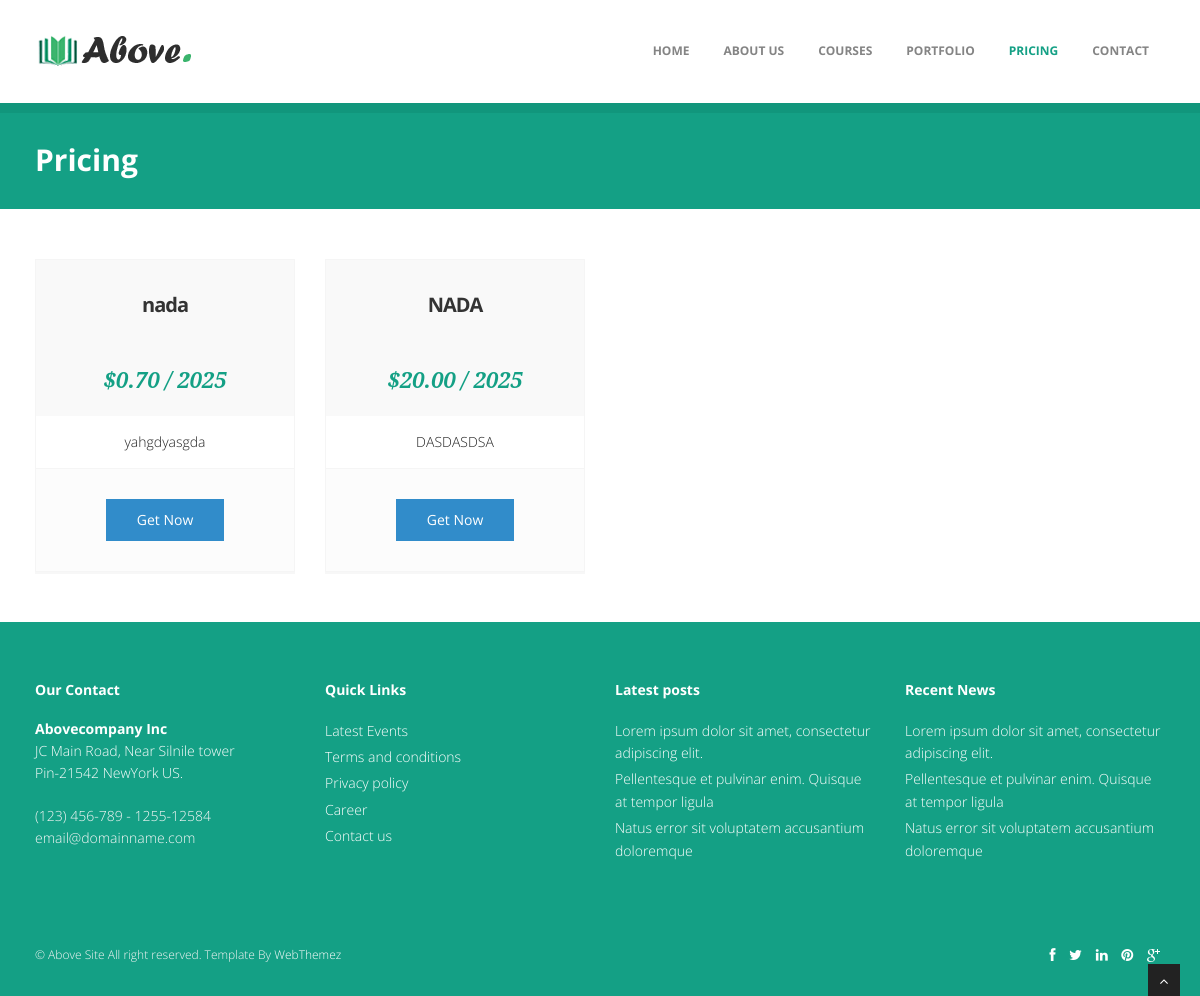
/pricing/, run on an earlier commit of the app's database.
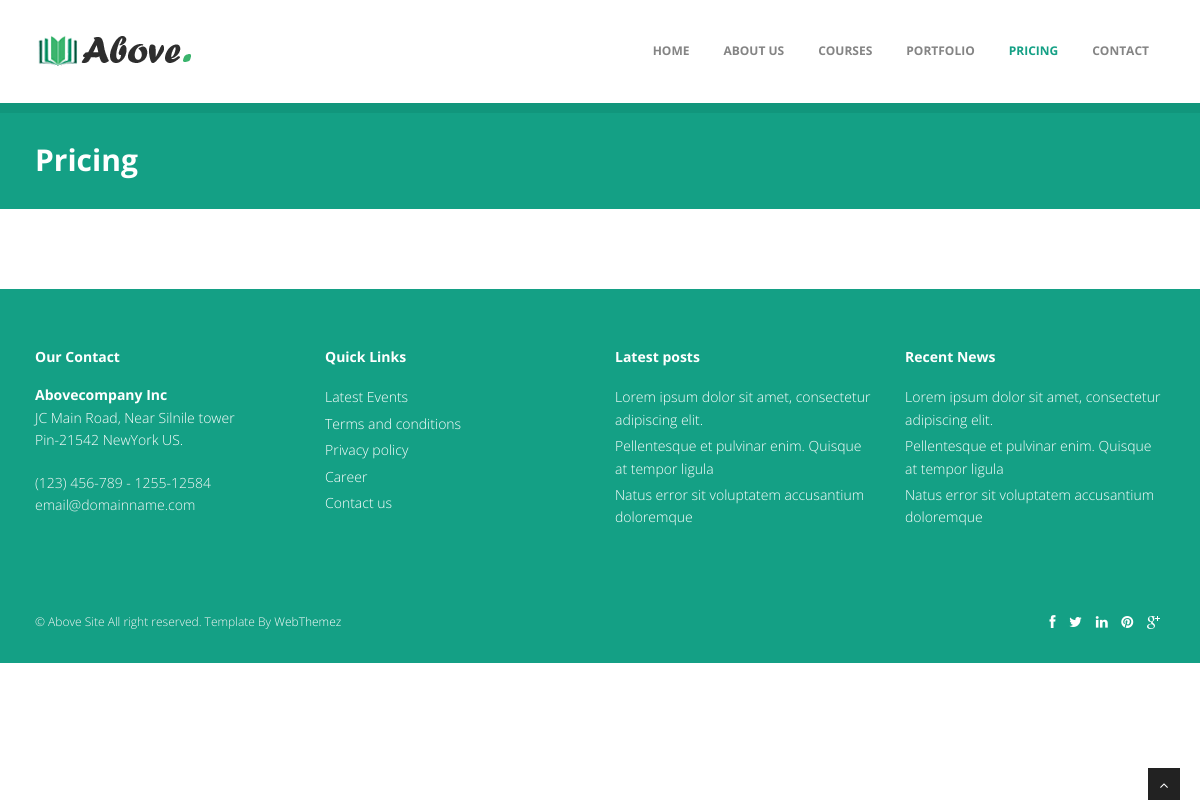
And on a later commit of the database.
### pricing/models.py (models this page shows, shortened)
class PricingPlan(models.Model):
    name = models.CharField(max_length=100)
    price = models.DecimalField(max_digits=10, decimal_places=2)
    duration = models.CharField(max_length=20, default='Year')  # Monthly, Yearly, etc.
    features = models.TextField()  # Store as comma-separated values or use JSONField for better structure
    is_featured = models.BooleanField(default=False)
    def get_features(self):
        return self.features.split(',')

### pricing/views.py (the view)
# urls.py: path('', views.pricing, name='pricing'),
def pricing(request):
    plans = PricingPlan.objects.all()
    discount_dict = {
        discount.plan.id: discount.apply_discount()
        for discount in Discount.objects.filter(active=True, start_date__lte=date.today(), end_date__gte=date.today())
    }
    for plan in plans:
        if plan.id in discount_dict:
            plan.discounted_price = discount_dict[plan.id]
        else:
            plan.discounted_price = Decimal(plan.price)
    context = {
        'plans': plans,
    }
    return render(request, 'pricing/pricing.html', context)

### pricing/templates/pricing/pricing.html (shortened to what this page needs)
{% extends 'base.html' %}
{% load static %}
{% block body %}
<section id="inner-headline">
    <div class="container">
        <div class="row">
            <div class="col-lg-12">
                <h2 class="pageTitle">Pricing</h2>
            </div>
        </div>
    </div>
</section>
<section id="content">
    <div class="container">
        <div class="row">
            {% for plan in plans %}
            <div class="col-lg-3">
                <div class="pricing-box-item{% if plan.is_featured %} activeItem{% endif %}">
                    <div class="pricing-heading">
                        <h3><strong>{{ plan.name }}</strong></h3>
                    </div>
                    <div class="pricing-terms">
                        {% if plan.discounted_price < plan.price %}
                        <h6>
                            <del>${{ plan.price }}</del>
                            <span>${{ plan.discounted_price }} / {{ plan.duration }}</span>
                        </h6>
                        {% else %}
                        <h6>${{ plan.price }} / {{ plan.duration }}</h6>
                        {% endif %}
                    </div>
                    <div class="pricing-container">
                        <ul>
                            {% for feature in plan.get_features %}
                            <li> {{ feature }}</li>
                            {% endfor %}
                        </ul>
                    </div>
                    <div class="pricing-action">
                        <a href="#" class="btn btn-medium btn-theme"> Get Now</a>
                    </div>
                </div>
            </div>
            {% endfor %}
        </div>
    </div>
</section>
{% endblock %}

### templates/base.html (shortened to what this page needs)
<!DOCTYPE html>
{% load static %}
<html lang="en">
<head>
<link href="{% static 'css/bootstrap.min.css' %}" rel="stylesheet" />
<link href="{% static 'css/fancybox/jquery.fancybox.css' %}" rel="stylesheet">
<link href="{% static 'css/jcarousel.css' %}" rel="stylesheet" />
<link href="{% static 'css/flexslider.css' %}" rel="stylesheet" />
<link href="{% static 'js/owl-carousel/owl.carousel.css' %}" rel="stylesheet">
<link href="{% static 'css/style.css' %}" rel="stylesheet" />
</head>
<body>
<div id="wrapper">
	<header>
        <div class="navbar navbar-default navbar-static-top">
            <div class="container">
                <div class="navbar-header">
                    <a class="navbar-brand" href="/"><img src="{% static 'img/logo.png' %}" alt="logo"/></a>
                </div>
                <div class="navbar-collapse collapse ">
                    <ul class="nav navbar-nav">
						<li class="{% if request.path == '/' %}active{% endif %}"><a href="/">Home</a></li>
    <li class="{% if request.path == '/about/' %}active{% endif %}"><a href="{% url 'about:about' %}">About Us</a></li>
    <li class="{% if request.path == '/courses/' %}active{% endif %}"><a href="{% url 'courses:courses' %}">Courses</a></li>
    <li class="{% if request.path == '/portfolio/' %}active{% endif %}"><a href="{% url 'portfolio:portfolio' %}">Portfolio</a></li>
    <li class="{% if request.path == '/pricing/' %}active{% endif %}"><a href="{% url 'pricing:pricing' %}">Pricing</a></li>
	<li class="{% if request.path == '/contact/' %}active{% elif request.path == '/contact-us/' %}active{% endif %}">
		<a href="{% url 'contact:contact' %}">Contact</a>
	</li>
                    </ul>
                </div>
            </div>
        </div>
	</header>
	{% block body %}
    {% endblock body %}
	<footer>
	<div class="container">
		<div class="row">
			<div class="col-lg-3">
				<div class="widget">
					<h5 class="widgetheading">Our Contact</h5>
					<address>
					<strong>Abovecompany Inc</strong><br>
					JC Main Road, Near Silnile tower<br>
					 Pin-21542 NewYork US.</address>
					<p>
						 (123) 456-789 - 1255-12584 <br>
						 email@domainname.com
					</p>
				</div>
			</div>
			<div class="col-lg-3">
				<div class="widget">
					<h5 class="widgetheading">Quick Links</h5>
					<ul class="link-list">
						<li><a href="#">Latest Events</a></li>
						<li><a href="#">Terms and conditions</a></li>
						<li><a href="#">Privacy policy</a></li>
						<li><a href="#">Career</a></li>
						<li><a href="#">Contact us</a></li>
					</ul>
				</div>
			</div>
			<div class="col-lg-3">
				<div class="widget">
					<h5 class="widgetheading">Latest posts</h5>
					<ul class="link-list">
						<li><a href="#">Lorem ipsum dolor sit amet, consectetur adipiscing elit.</a></li>
						<li><a href="#">Pellentesque et pulvinar enim. Quisque at tempor ligula</a></li>
						<li><a href="#">Natus error sit voluptatem accusantium doloremque</a></li>
					</ul>
				</div>
			</div>
			<div class="col-lg-3">
				<div class="widget">
					<h5 class="widgetheading">Recent News</h5>
					<ul class="link-list">
						<li><a href="#">Lorem ipsum dolor sit amet, consectetur adipiscing elit.</a></li>
						<li><a href="#">Pellentesque et pulvinar enim. Quisque at tempor ligula</a></li>
						<li><a href="#">Natus error sit voluptatem accusantium doloremque</a></li>
					</ul>
				</div>
			</div>
		</div>
	</div>
	<div id="sub-footer">
		<div class="container">
			<div class="row">
				<div class="col-lg-6">
					<div class="copyright">
						<p>
							<span>&copy; Above Site All right reserved. Template By </span><a href="http://webthemez.com" target="_blank">WebThemez</a>
						</p>
					</div>
				</div>
				<div class="col-lg-6">
					<ul class="social-network">
						<li><a href="#" data-placement="top" title="Facebook"><i class="fa fa-facebook"></i></a></li>
						<li><a href="#" data-placement="top" title="Twitter"><i class="fa fa-twitter"></i></a></li>
						<li><a href="#" data-placement="top" title="Linkedin"><i class="fa fa-linkedin"></i></a></li>
						<li><a href="#" data-placement="top" title="Pinterest"><i class="fa fa-pinterest"></i></a></li>
						<li><a href="#" data-placement="top" title="Google plus"><i class="fa fa-google-plus"></i></a></li>
					</ul>
				</div>
			</div>
		</div>
	</div>
	</footer>
</div>
<a href="#" class="scrollup"><i class="fa fa-angle-up active"></i></a>
</body>
</html>

### project/static/css/style.css (style rules this page uses)
body { font-family:'Open Sans', Arial, sans-serif; font-size:14px; font-weight:300; line-height:1.6em; color:#656565; }
h1,h2, h3, h4, h5, h6 { font-family:'Open Sans', Arial, sans-serif; font-weight:700; line-height:1.1em; color:#333; margin-bottom: 20px; }
.container { padding:0 20px 0 20px; position:relative; }
#wrapper { width:100%; margin:0; padding:0; }
.navbar-nav li.active a { color: green; }
.row,.row-fluid { margin-bottom:30px; }
header .navbar { margin-bottom: 0; }
.navbar-default { border: none; }
.navbar-brand { color: #222; text-transform: uppercase; font-size: 24px; font-weight: 700; line-height: 1em; letter-spacing: -1px; margin-top: 13px; padding: 0 0 0 15px; }
.navbar-default .navbar-brand { color: #61B331; }
header .navbar-collapse ul.navbar-nav { float: right; margin-right: 0; }
header .navbar-default { background-color: #FFFFFF; }
header .nav li a:hover, header .nav li a:focus, header .nav li.active a, header .nav li.active a:hover, header .nav li a.dropdown-toggle:hover, header .nav li a.dropdown-toggle:focus, header .nav li.active ul.dropdown-menu li a:hover, header .nav li.active ul.dropdown-menu li.active a { -webkit-transition: all .3s ease; -moz-transition: all .3s ease; -ms-transition: all .3s ease; -o-transition: all .3s ease; transition: all .3s ease; }
header .navbar { min-height: 70px; padding:18px 0; }
header .navbar-nav > li { padding-bottom: 12px; padding-top: 12px; }
header .navbar-nav > li > a { padding-bottom: 6px; padding-top: 5px; margin-left: 2px; line-height: 30px; font-weight: 700; -webkit-transition: all .3s ease; -moz-transition: all .3s ease; -ms-transition: all .3s ease; -o-transition: all .3s ease; transition: all .3s ease; }
.navbar-default .navbar-nav > .active > a, .navbar-default .navbar-nav > .active > a:hover, .navbar-default .navbar-nav > .active > a:focus { background-color: #fff; }
header ul.nav li { border:none; margin:0; }
header ul.nav li a { font-size:12px; border:none; font-weight:700; text-transform:uppercase; }
.navbar .nav > li > a { color: #848484; text-shadow: none; border: 1px solid rgba(255, 255, 255, 0) !important; }
.navbar .nav > .active > a,.navbar .nav > .active > a:hover { background:none; font-weight:700; }
.navbar-default .navbar-nav>.active>a, .navbar-default .navbar-nav>.active>a:hover, .navbar-default .navbar-nav>.active>a:focus { color: #14A085; }
.pageTitle { color: #fff; margin: 30px 0 3px; display: inline-block; }
#content { position:relative; background:#fff; padding:50px 0 0px 0; }
#inner-headline { background: #14A085; position:relative; margin:0; padding:0; color:#fefefe; border-top: 10px solid #11967C; }
ul.link-list { margin:0; padding:0; list-style:none; }
ul.link-list li { margin:0; padding:2px 0 2px 0; list-style:none; }
footer { background: #14A085; }
footer ul.link-list li a { color: #FFFFFF; }
.widgetheading { width:100%; padding:0; }
footer .widgetheading { position: relative; }
footer { padding:50px 0 0 0; color:#f8f8f8; }
footer a { color:#fff; }
footer h1, footer h2, footer h3, footer h4, footer h5, footer h6 { color:#fff; }
footer address { line-height:1.6em; color: #FFFFFF; }
ul.social-network { list-style:none; margin:0; }
ul.social-network li { display:inline; margin: 0 5px; }
#sub-footer { text-shadow:none; color:#f5f5f5; padding:0; padding-top:30px; margin:20px 0 0 0; background: #14A085; }
#sub-footer p { margin:0; padding:0; }
#sub-footer span { color:#f5f5f5; }
.copyright { text-align:left; font-size:12px; }
#sub-footer ul.social-network { float:right; }
.scrollup { position:fixed; width:32px; height:32px; bottom:0px; right:20px; background: #222; }
a.scrollup { outline:0; text-align: center; }
a.scrollup i { margin-top: 10px; color: #fff; }

What changed in the data, as far as the page shows it:
removed PricingPlan: name "nada", price "0.70", duration "2025", get_features "yahgdyasgda"
removed PricingPlan: name "NADA", price "20.00", duration "2025", get_features "DASDASDSA"
